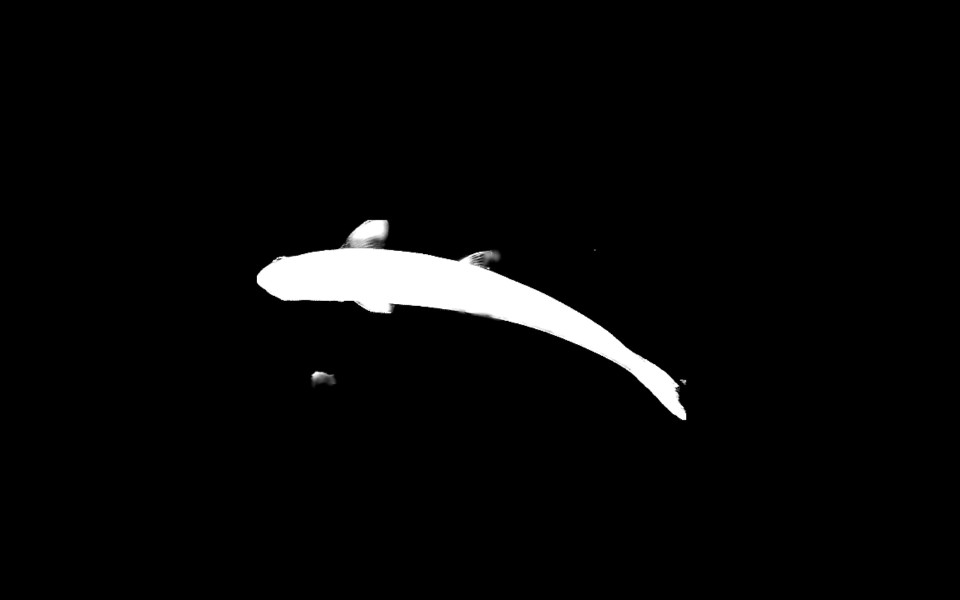
#> input picture Volume Reconstruction/fish-1/frame9_cam0_msk.jpg, 1920 x 1200 px (shown at 1/2 size)
$ python cs423_project.py
#> lines starting #> are read from the running program, lines starting #| are printed output that depends on the picture
import cv2
import matplotlib.pyplot as plt
import math
import numpy as np

focal_length_mm = 8.2

camera_distance_mm = 420
sensor_width_mm = 11.3
sensor_height_mm = 7.1

mm_to_pixel_coefficient = 1920/11.3

focal_distance_to_origin_mm = camera_distance_mm - focal_length_mm

camera_0_focal_coordinate_mm = [0, focal_distance_to_origin_mm, 0]
camera_1_focal_coordinate_mm = [focal_distance_to_origin_mm, 0, 0]
camera_2_focal_coordinate_mm = [-focal_distance_to_origin_mm, 0, 0]
camera_3_focal_coordinate_mm = [0, -focal_distance_to_origin_mm, 0]


def find_projection_on_sensor(world_focal_coordinate_mm, world_pixel_location_mm):
    #With this if condition I determine which camera the focal point in the parameter corresonds to
    if world_focal_coordinate_mm[1] == focal_distance_to_origin_mm:
        #Camera 0
        rotated_focal_coordinate_mm_x = world_focal_coordinate_mm[1]
        rotated_focal_coordinate_mm_y = -world_focal_coordinate_mm[0]
        rotated_focal_coordinate_mm_z = world_focal_coordinate_mm[2]

        rotated_pixel_location_mm_x = world_pixel_location_mm[1]
        rotated_pixel_location_mm_y = -world_pixel_location_mm[0]
        rotated_pixel_location_mm_z = world_pixel_location_mm[2]

    elif world_focal_coordinate_mm[0] == focal_distance_to_origin_mm:
        #Camera 1
        rotated_focal_coordinate_mm_x = world_focal_coordinate_mm[0]
        rotated_focal_coordinate_mm_y = world_focal_coordinate_mm[1]
        rotated_focal_coordinate_mm_z = world_focal_coordinate_mm[2]

        rotated_pixel_location_mm_x = world_pixel_location_mm[0]
        rotated_pixel_location_mm_y = world_pixel_location_mm[1]
        rotated_pixel_location_mm_z = world_pixel_location_mm[2]

    elif world_focal_coordinate_mm[0] == -focal_distance_to_origin_mm:
        #Camera 2
        rotated_focal_coordinate_mm_x = -world_focal_coordinate_mm[0]
        rotated_focal_coordinate_mm_y = -world_focal_coordinate_mm[1]
        rotated_focal_coordinate_mm_z = world_focal_coordinate_mm[2]

        rotated_pixel_location_mm_x = -world_pixel_location_mm[0]
        rotated_pixel_location_mm_y = -world_pixel_location_mm[1]
        rotated_pixel_location_mm_z = world_pixel_location_mm[2]

    elif world_focal_coordinate_mm[1] == -focal_distance_to_origin_mm:
        #Camera 3
        rotated_focal_coordinate_mm_x = -world_focal_coordinate_mm[1]
        rotated_focal_coordinate_mm_y = world_focal_coordinate_mm[0]
        rotated_focal_coordinate_mm_z = world_focal_coordinate_mm[2]

        rotated_pixel_location_mm_x = -world_pixel_location_mm[1]
        rotated_pixel_location_mm_y = world_pixel_location_mm[0]
        rotated_pixel_location_mm_z = world_pixel_location_mm[2]

    rotated_focal_coordinate_mm = [rotated_focal_coordinate_mm_x, rotated_focal_coordinate_mm_y, rotated_focal_coordinate_mm_z]
    rotated_pixel_location_mm = [rotated_pixel_location_mm_x, rotated_pixel_location_mm_y, rotated_pixel_location_mm_z]


    pixel_location_camera_mm_x = rotated_pixel_location_mm[0] - rotated_focal_coordinate_mm[0]
    pixel_location_camera_mm_y = rotated_pixel_location_mm[1] - rotated_focal_coordinate_mm[1]
    pixel_location_camera_mm_z = rotated_pixel_location_mm[2] - rotated_focal_coordinate_mm[2]

    pixel_camera_location_mm = [pixel_location_camera_mm_x, pixel_location_camera_mm_y, pixel_location_camera_mm_z]

    similarity_ratio = focal_length_mm/pixel_camera_location_mm[0]

    sensor_projection_x_mm = focal_distance_to_origin_mm
    sensor_projection_y_mm = pixel_camera_location_mm[1]*similarity_ratio
    sensor_projection_z_mm = pixel_camera_location_mm[2]*similarity_ratio

    sensor_projection_x_pixel = round(sensor_projection_z_mm*mm_to_pixel_coefficient + 1920/2)
    sensor_projection_y_pixel = round(sensor_projection_y_mm*mm_to_pixel_coefficient + 1200/2)
    return [sensor_projection_x_pixel, sensor_projection_y_pixel]

camera_images = []
camera_0_image = cv2.imread("fish-1/frame9_cam0_msk.jpg")
#> camera_0_image is the input picture: shape (1200, 1920, 3); min 0, max 255, mean 8.4
camera_1_image = cv2.imread("fish-1/frame9_cam1_msk.jpg")
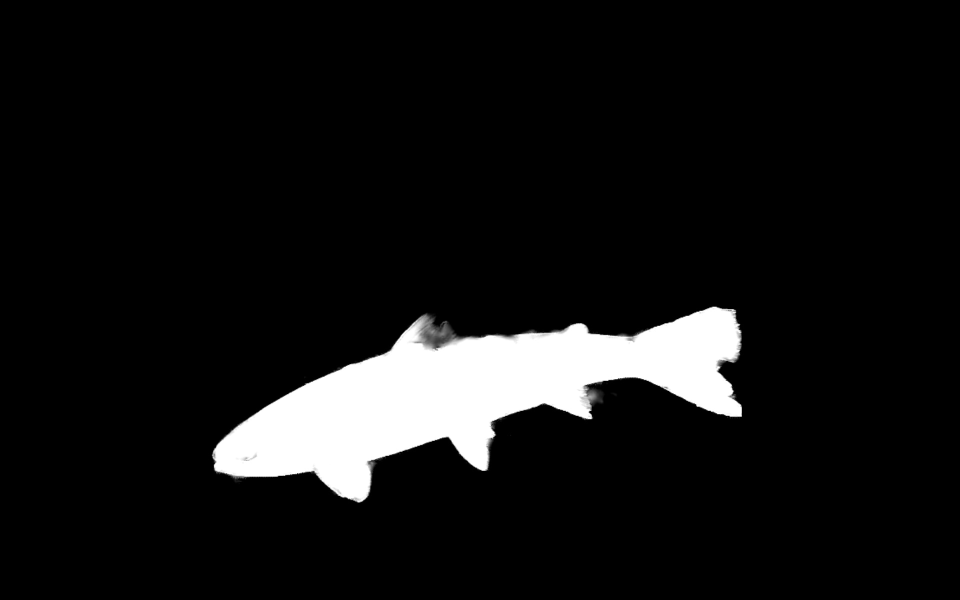
#> input picture Volume Reconstruction/fish-1/frame9_cam1_msk.jpg, 1920 x 1200 px (shown at 1/2 size)
#> camera_1_image is the input picture: shape (1200, 1920, 3); min 0, max 255, mean 20
camera_2_image = cv2.imread("fish-1/frame9_cam2_msk.jpg")
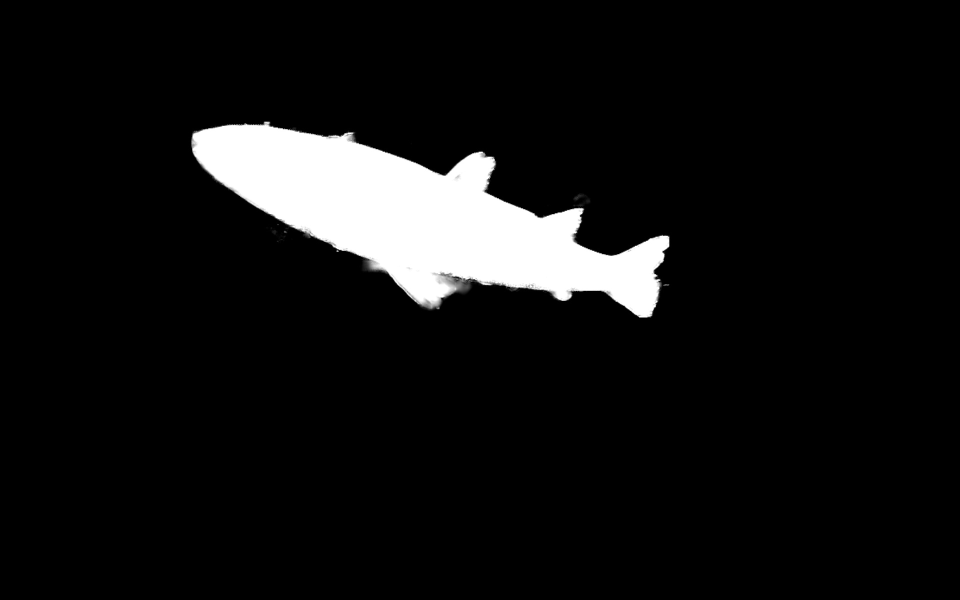
#> input picture Volume Reconstruction/fish-1/frame9_cam2_msk.jpg, 1920 x 1200 px (shown at 1/2 size)
#> camera_2_image is the input picture: shape (1200, 1920, 3); min 0, max 255, mean 18.7
camera_3_image = cv2.imread("fish-1/frame9_cam3_msk.jpg")
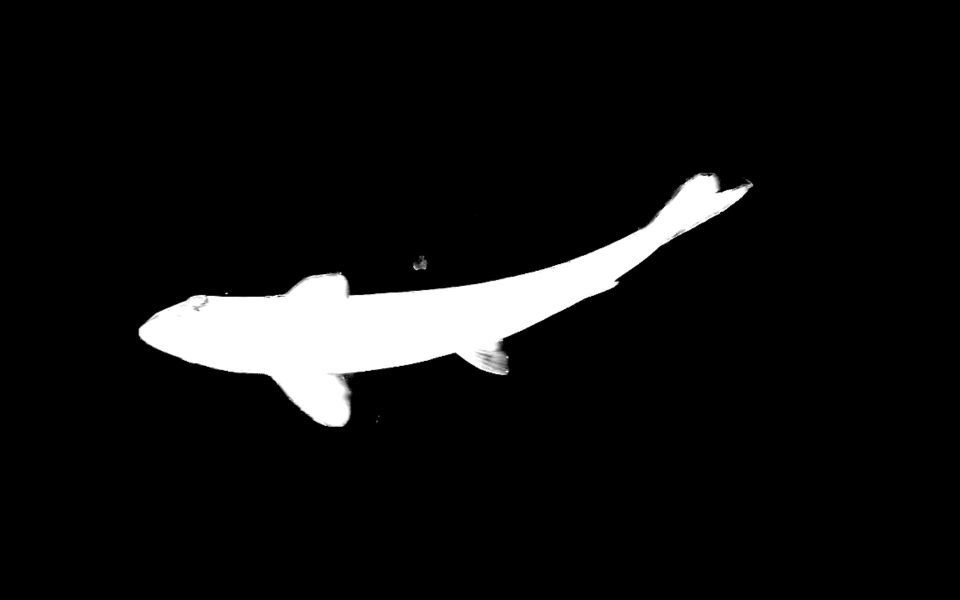
#> input picture Volume Reconstruction/fish-1/frame9_cam3_msk.jpg, 1920 x 1200 px (shown at 1/2 size)
#> camera_3_image is the input picture: shape (1200, 1920, 3); min 0, max 255, mean 17.6

camera_images.append([camera_0_image, camera_1_image, camera_2_image, camera_3_image])

camera_0_image = cv2.imread("fish-2/frame12_cam0_msk.jpg")
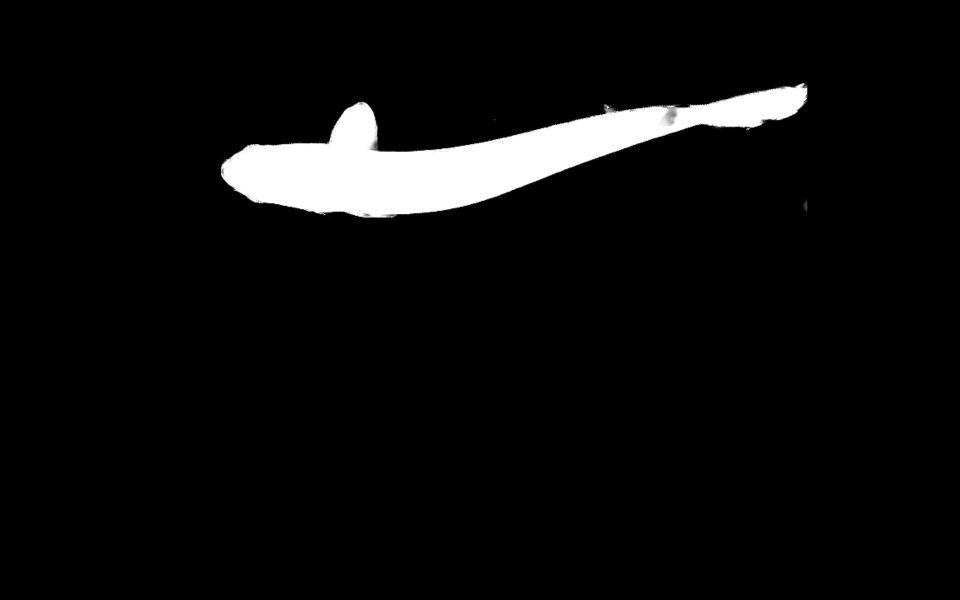
#> input picture Volume Reconstruction/fish-2/frame12_cam0_msk.jpg, 1920 x 1200 px (shown at 1/2 size)
#> camera_0_image is the input picture: shape (1200, 1920, 3); min 0, max 255, mean 13
camera_1_image = cv2.imread("fish-2/frame12_cam1_msk.jpg")
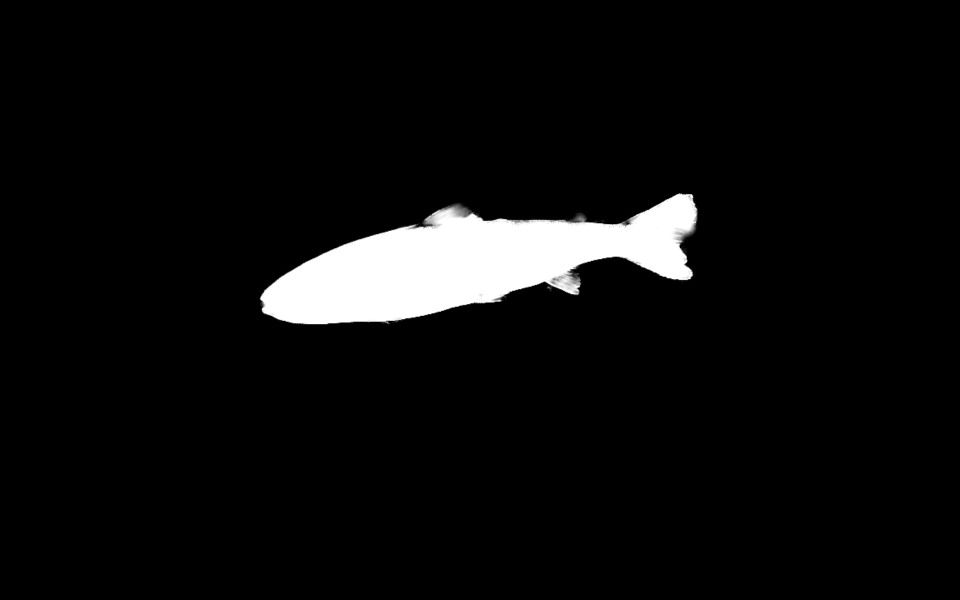
#> input picture Volume Reconstruction/fish-2/frame12_cam1_msk.jpg, 1920 x 1200 px (shown at 1/2 size)
#> camera_1_image is the input picture: shape (1200, 1920, 3); min 0, max 255, mean 13.2
camera_2_image = cv2.imread("fish-2/frame12_cam2_msk.jpg")
camera_3_image = cv2.imread("fish-2/frame12_cam3_msk.jpg")

camera_images.append([camera_0_image, camera_1_image, camera_2_image, camera_3_image])

camera_0_image = cv2.imread("fish-3/frame12_cam0_msk.jpg")
camera_1_image = cv2.imread("fish-3/frame12_cam1_msk.jpg")
camera_2_image = cv2.imread("fish-3/frame12_cam2_msk.jpg")
camera_3_image = cv2.imread("fish-3/frame12_cam3_msk.jpg")

camera_images.append([camera_0_image, camera_1_image, camera_2_image, camera_3_image])


voxal_size_mm = [10.5, 10.5, 10.5]
total_grid_size_mm = [840, 840, 840]

volumes = []

for fish in camera_images:
    camera_0_image = fish[0]
    camera_1_image = fish[1]
    camera_2_image = fish[2]
    camera_3_image = fish[3]

    positively_voted_voxels = []
    negatively_voted_voxels = []

    for voxel_x in range(int(total_grid_size_mm[0]/voxal_size_mm[0])):
        for voxel_y in range(int(total_grid_size_mm[1]/voxal_size_mm[1])):
            for voxel_z in range(int(total_grid_size_mm[2]/voxal_size_mm[2])):
                x_mm = voxel_x*voxal_size_mm[0]-(total_grid_size_mm[0]/2 - voxal_size_mm[0])
                y_mm = voxel_y*voxal_size_mm[1]-(total_grid_size_mm[1]/2 - voxal_size_mm[1])
                z_mm = voxel_z*voxal_size_mm[2]-(total_grid_size_mm[2]/2 - voxal_size_mm[2])

                voxel_mm = [x_mm, y_mm, z_mm]

                camera_0_projection_pixel = find_projection_on_sensor(camera_0_focal_coordinate_mm, voxel_mm)
                camera_1_projection_pixel = find_projection_on_sensor(camera_1_focal_coordinate_mm, voxel_mm)
                camera_2_projection_pixel = find_projection_on_sensor(camera_2_focal_coordinate_mm, voxel_mm)
#> (the run stopped early here; a loop or call above may not have finished)
